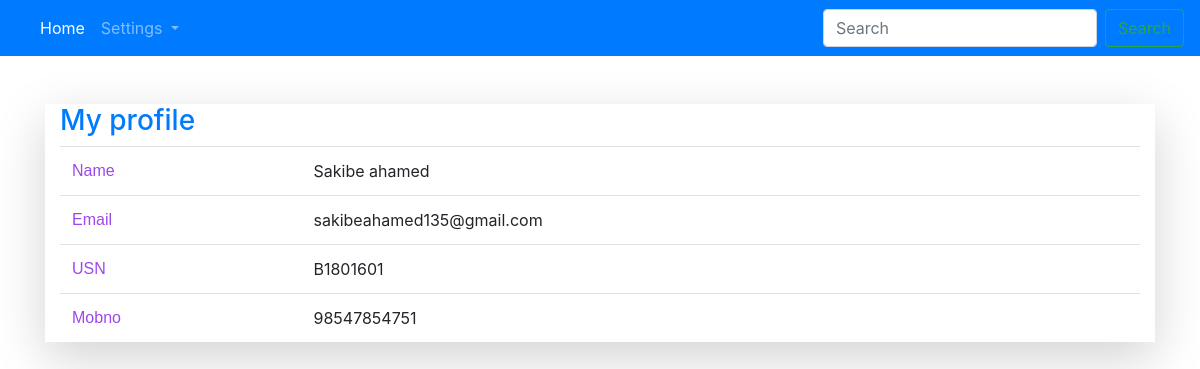
The app's page /myprofile.html (signed in) with its own data.
### Library management system/app.py (models this page shows, shortened)
class students(db.Model):
    id = db.Column(db.Integer, primary_key=True)
    usn = db.Column(db.String(50), nullable=False, unique=True)
    name = db.Column(db.String(50), nullable=False)
    semester = db.Column(db.String(10), nullable=False)
    dept = db.Column(db.String(50), nullable=False)
    mobno = db.Column(db.String(10), nullable=False)
    email = db.Column(db.String(50), nullable=False)
    password = db.Column(db.String(50), nullable=False)

### Library management system/app.py (the view)
@app.route('/myprofile.html')
def myprofile():
    usn=session.get('usn')
    r=students.query.filter_by(usn=usn).first()
    return render_template('myprofile.html',row=r)

### Library management system/templates/myprofile.html (shortened to what this page needs)
{% extends 'studentnavbar.html' %}
{% block content %}
<div class="container shadow-lg mt-5" >
    <h3 class="text-primary">My profile</h3>
    <table class="table table-hover">
        <tr>
            <td>Name</td>
            <td>{{ row.name }}</td>
        </tr>
        <tr>
            <td>Email</td>
            <td>{{ row.email }}</td>
        </tr>
        <tr>
            <td>USN</td>
            <td>{{ row.usn }}</td>
        </tr>
        <tr>
            <td>Mobno</td>
            <td>{{ row.mobno }}</td>
        </tr>
    </table>
</div>
{% endblock content %}

### Library management system/templates/myprofile.html (style rules this page uses)
td:first-child { color:#9c48eb; font-family:'Arial Narrow', Arial, sans-serif; }

### records on screen
students: name "Sakibe ahamed", email "sakibeahamed135@gmail.com", usn "B1801601", mobno "98547854751"
